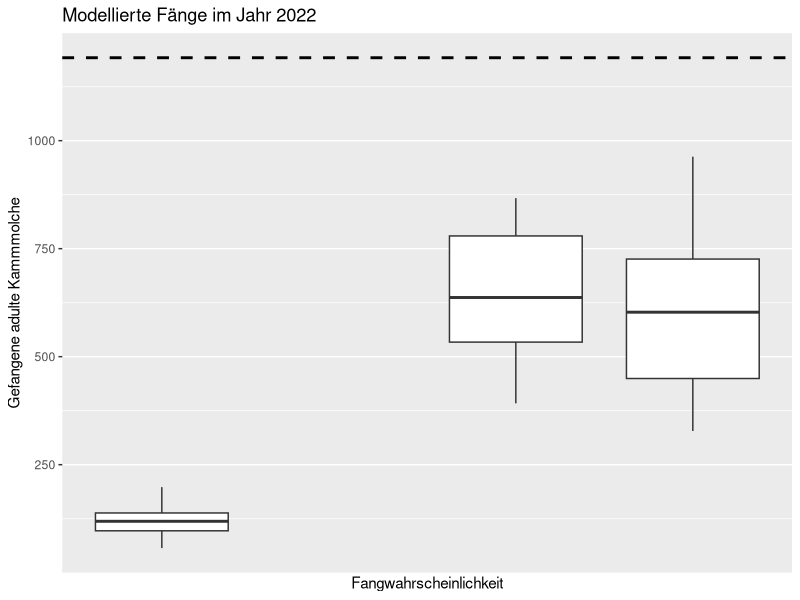
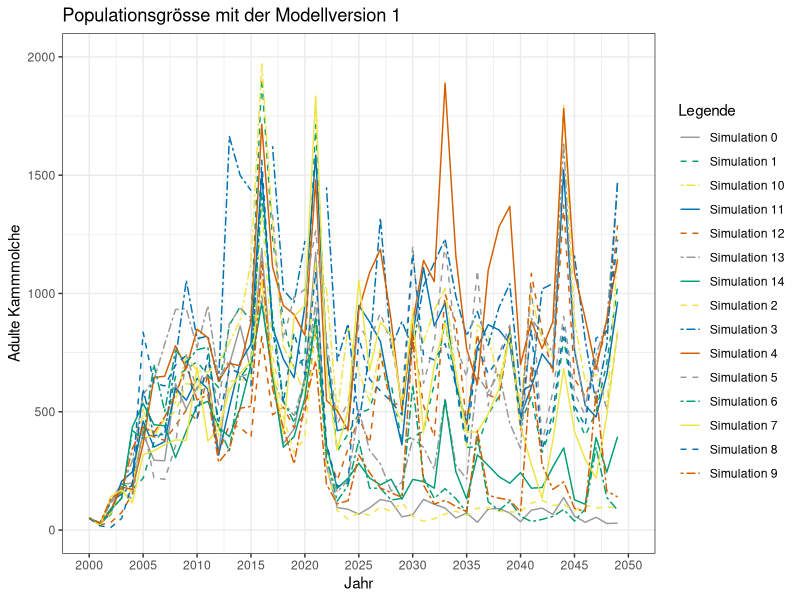
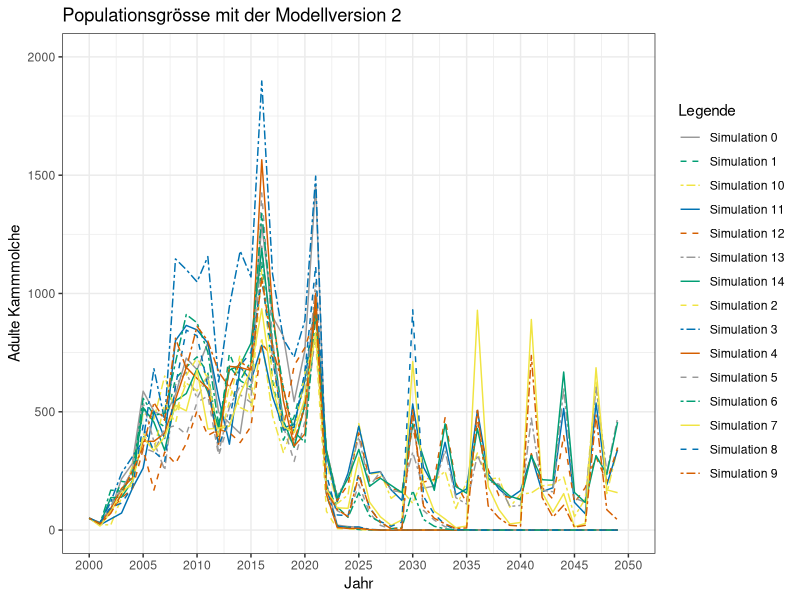
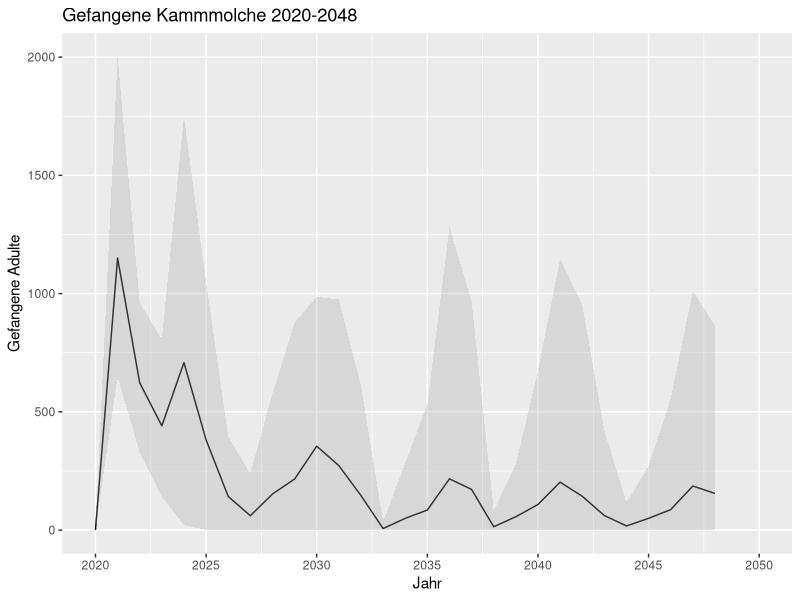
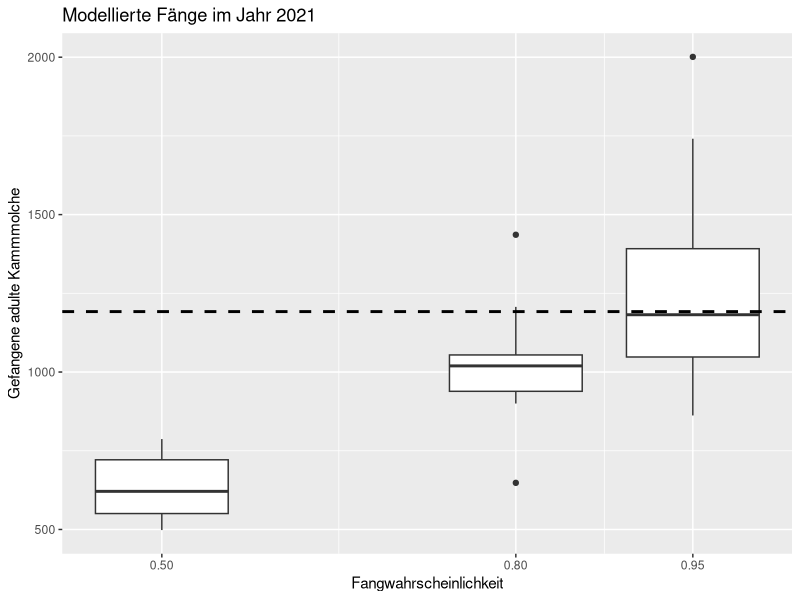

Generate these figures, in order, with R:
library(tidyverse)

data_11_11 <- read.table("excel/resultate_11.11.csv",sep=',', fill=TRUE, header=TRUE, quote="\"")
data_13_11 <- read.table("excel/resultate_13.11.csv",sep=',', fill=TRUE, header=TRUE, quote="\"")

# str(data_13_11)

for (datum in 1:2){
  
  if (datum == 1) {
    data<-data_11_11
  } else {
    data <- data_13_11
  }
  
  pondList <- c()
  pondCount <- c()
  for ( pond in 1:nrow(data)){
    text <- data[pond,ncol(data)]
    if (nchar(text) <= 4) {pondList[pond] <- NA}
    else {pondList[pond] <- strsplit(substring(text,3,nchar(text)-2),",")}
    pondCount[pond] <- length(unlist(pondList[pond]))
  }
  
  pondList_summary <- levels(as.factor(unlist(pondList)))
  pondList_count <- c()
  for (pond in 1:length(pondList_summary)){
    pondList_count[pond] <- 0
    for (list in 1:length(pondList)) {
      if (pondList_summary[pond] %in% pondList[list][[1]]) {pondList_count[pond] <- pondList_count[pond]+1}
    }
  }
  pondList_Count <- round(pondList_count / 750,2)
  pondBesiedelt <- cbind(pondList_summary, pondList_Count)
  
  stand <- rep(datum,nrow(data))
  
  colnames(data) <- c("simulation", "currentDate","probCatch","egg", "larva", "juvenil", "adult", "adultSlipped", "adultNotSlipped",
                      "totCatched_adult", "totCatched_juv", "eggs_tot","larva_tot","juv_tot", "adult_tot", "migrantJuv_tot", "migrantAdult_tot","list")
  
  year <- as.integer(substring(data$currentDate,8,11))
  data$year <- year
  
  sim_levels <- levels(as.factor(data$simulation))
  
  data_catch_2021 <- c()
  data_catch_diff <- c()
  data_catch_prob <- c()
  data2021 <- data[data$currentDate=="date ('2022-01-01 00:00:00')",]
  data2022 <- data[data$currentDate=="date ('2023-01-01 00:00:00')",]
  temp_year <- c()
  temp_data <- c()
  temp_sim <- c()
  
  for (sl in 1:length(sim_levels)) {
    catch2021 <- data2021$totCatched_adult[data2021$simulation==sim_levels[sl]]
    catch2022 <- data2022$totCatched_adult[data2022$simulation==sim_levels[sl]]
    data_catch_2021[sl] <- catch2021;
    data_catch_diff[sl] <- catch2022 - catch2021
    data_catch_prob[sl] <- data2021$probCatch[data2021$simulation==sim_levels[sl]]
    temp_year <- append(temp_year,data$year[data$simulation==sim_levels[sl]])
    temp_data <- append(temp_data, data$adult[data$simulation==sim_levels[sl]])
    temp_sim <- append(temp_sim,rep(sim_levels[sl],length(data$year[data$simulation==sim_levels[sl]])))
  }
  
  df <- as.data.frame(cbind(data_catch_2021,data_catch_diff,data_catch_prob))
  assign(paste("data_catch",datum,sep="_") , df)
  df2 <- as.data.frame(cbind(data$year,data$probCatch,data$totCatched_adult))
  assign(paste("data_catch_year",datum,sep="_") , df2)
  sortierung <- (as.integer(substring(temp_sim,12))+1) * temp_year
  df3 <- as.data.frame(cbind(temp_year,temp_sim,temp_data,sortierung))[order(sortierung),]
  assign(paste("data_sim",datum,sep="_"),df3)
}

data_tot <- rbind(data_catch_1,data_catch_2)
data_tot <- data_tot[order(data_tot$data_catch_prob),]

data_tot_year <- rbind(data_catch_year_1,data_catch_year_2)
year_levels <- as.integer(levels(as.factor(data_tot_year[,1])))
catch_year_min <- c()
catch_year_max <- c()
catch_year_mean <- c()
for (i in 2:(length(year_levels))) {
  catched <- data_tot_year[data_tot_year[,1]==year_levels[i] & data_tot_year[,2]>0.7 , 3] - 
              data_tot_year[data_tot_year[,1]==year_levels[i-1] & data_tot_year[,2]>0.7 , 3]
  catch_year_min[i-1] <- min(catched)
  catch_year_max[i-1] <- max(catched)
  catch_year_mean[i-1] <- mean(catched)
}

year_levels <- year_levels[1:(length(year_levels)-1)]

data_tot_year_graph <- as.data.frame(cbind(year_levels,catch_year_min, catch_year_mean,catch_year_max))
levels_pc <- as.numeric(levels(as.factor(data_tot$data_catch_prob)))

graph_val <- ggplot(data_tot, aes(data_catch_prob,data_catch_diff,group=data_catch_prob)) + 
  geom_boxplot() + 
  geom_hline(yintercept=1192, linewidth=1, linetype=2) +
  scale_x_continuous(breaks=levels, name="Fangwahrscheinlichkeit") +
  scale_y_continuous(name="Gefangene adulte Kammmolche") +
  ggtitle("Modellierte Fänge im Jahr 2022")

graph_val2 <- ggplot(data_tot, aes(data_catch_prob,data_catch_2021,group=data_catch_prob)) + 
  geom_boxplot() + 
  geom_hline(yintercept=1192, linewidth=1, linetype=2) +
  scale_x_continuous(breaks=levels_pc, name="Fangwahrscheinlichkeit") +
  scale_y_continuous(name="Gefangene adulte Kammmolche") +
  ggtitle("Modellierte Fänge im Jahr 2021")

graph_val_year <- ggplot(data_tot_year_graph[data_tot_year_graph$year>=2020,], aes(year_levels,catch_year_mean)) + 
  geom_line() + 
  geom_ribbon(aes(ymin=catch_year_min,ymax=catch_year_max), fill='darkgrey', alpha=0.3) +
  scale_x_continuous(name="Jahr", limits=c(2020,2050), breaks=seq(2020,2050,5)) +
  scale_y_continuous(name="Gefangene Adulte") +
  ggtitle("Gefangene Kammmolche 2020-2048")


data_sim_1[,1] <- as.integer(data_sim_1[,1])
data_sim_1[,3] <- as.integer(data_sim_1[,3])
data_sim_2[,1] <- as.integer(data_sim_2[,1])
data_sim_2[,3] <- as.integer(data_sim_2[,3])

graph_val_sim_1 <-  ggplot(data_sim_1,aes(temp_year,temp_data,group=temp_sim)) +
  geom_line(aes(linetype=temp_sim,color=temp_sim)) +
  scale_x_continuous(name="Jahr", limits=c(2000,2050), breaks=seq(2000,2050,5)) +
  scale_y_continuous(name="Adulte Kammmolche", limits=c(0,2000)) +
  scale_linetype_manual("Legende", values=rep(c("solid","dashed","twodash"),5)) +
  scale_color_manual("Legende", values=rep(c("#999999", "#009E73", "#F0E442", "#0072B2", "#D55E00"),3)) +
  theme(legend.position="right") + 
  theme_bw() +
  ggtitle("Populationsgrösse mit der Modellversion 1")
graph_val_sim_2 <-  ggplot(data_sim_2,aes(temp_year,temp_data,group=temp_sim)) +
  geom_line(aes(linetype=temp_sim,color=temp_sim)) +
  scale_x_continuous(name="Jahr", limits=c(2000,2050), breaks=seq(2000,2050,5)) +
  scale_y_continuous(name="Adulte Kammmolche", limits=c(0,2000)) +
  scale_linetype_manual("Legende",values=rep(c("solid","dashed","twodash"),5)) +
  scale_color_manual("Legende", values=rep(c("#999999", "#009E73", "#F0E442", "#0072B2", "#D55E00"),3)) +
  theme(legend.position="right") +
  theme_bw() +
  ggtitle("Populationsgrösse mit der Modellversion 2")
